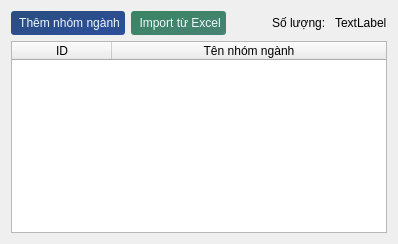
            <widget class="QWidget" name="nhom_nganh_page">
             <layout class="QVBoxLayout" name="verticalLayout_6">
              <item>
               <layout class="QHBoxLayout" name="_4">
                <item>
                 <widget class="QPushButton" name="add_nhom_nganh_button">
                  <property name="styleSheet">
                   <string notr="true">QPushButton {
	border-radius: 3px;
	padding: 5px;
    background-color: qlineargradient(spread:pad, x1:0, y1:0, x2:1, y2:1, stop:0.00473934 rgba(14, 56, 110, 224), stop:1 rgba(18, 56, 145, 224));
    color: rgb(240, 248, 255);
}

QPushButton:hover{
    background-color: qlineargradient(spread:pad, x1:0, y1:0, x2:1, y2:1, stop:0.00473934 rgba(21, 83, 162, 224), stop:1 rgba(46, 86, 179, 224));
}</string>
                  </property>
                  <property name="text">
                   <string> Thêm nhóm ngành</string>
                  </property>
                  <property name="icon">
                   <iconset resource="assets.qrc">
                    <normaloff>:/assets/images/plus-100.png</normaloff>:/assets/images/plus-100.png</iconset>
                  </property>
                  <property name="iconSize">
                   <size>
                    <width>16</width>
                    <height>16</height>
                   </size>
                  </property>
                 </widget>
                </item>
                <item>
                 <widget class="QPushButton" name="pushButton_14">
                  <property name="styleSheet">
                   <string notr="true">QPushButton {
	border-radius: 3px;
	padding: 5px;
    background-color: qlineargradient(spread:pad, x1:0, y1:0, x2:1, y2:1, stop:0 rgba(0, 99, 54, 194), stop:1 rgba(0, 86, 62, 179));
	color: rgb(240, 248, 255);
}

QPushButton:hover{
    background-color: qlineargradient(spread:pad, x1:0, y1:0, x2:1, y2:1, stop:0 rgba(0, 119, 65, 219), stop:1 rgba(0, 119, 85, 196));
}</string>
                  </property>
                  <property name="text">
                   <string> Import từ Excel</string>
                  </property>
                  <property name="icon">
                   <iconset resource="assets.qrc">
                    <normaloff>:/assets/images/excel-100.png</normaloff>:/assets/images/excel-100.png</iconset>
                  </property>
                 </widget>
                </item>
                <item>
                 <spacer name="horizontalSpacer_4">
                  <property name="orientation">
                   <enum>Qt::Orientation::Horizontal</enum>
                  </property>
                  <property name="sizeHint" stdset="0">
                   <size>
                    <width>40</width>
                    <height>20</height>
                   </size>
                  </property>
                 </spacer>
                </item>
                <item>
                 <widget class="QLabel" name="label_3">
                  <property name="text">
                   <string>Số lượng: </string>
                  </property>
                 </widget>
                </item>
                <item>
                 <widget class="QLabel" name="nhom_nganh_size">
                  <property name="text">
                   <string>TextLabel</string>
                  </property>
                 </widget>
                </item>
               </layout>
              </item>
              <item>
               <widget class="QTableWidget" name="nhom_nganh_table">
                <property name="contextMenuPolicy">
                 <enum>Qt::ContextMenuPolicy::CustomContextMenu</enum>
                </property>
                <property name="editTriggers">
                 <set>QAbstractItemView::EditTrigger::NoEditTriggers</set>
                </property>
                <property name="selectionMode">
                 <enum>QAbstractItemView::SelectionMode::SingleSelection</enum>
                </property>
                <property name="selectionBehavior">
                 <enum>QAbstractItemView::SelectionBehavior::SelectRows</enum>
                </property>
                <attribute name="horizontalHeaderStretchLastSection">
                 <bool>true</bool>
                </attribute>
                <attribute name="verticalHeaderVisible">
                 <bool>false</bool>
                </attribute>
                <column>
                 <property name="text">
                  <string>ID</string>
                 </property>
                </column>
                <column>
                 <property name="text">
                  <string>Tên nhóm ngành</string>
                 </property>
                </column>
               </widget>
              </item>
             </layout>
            </widget>
